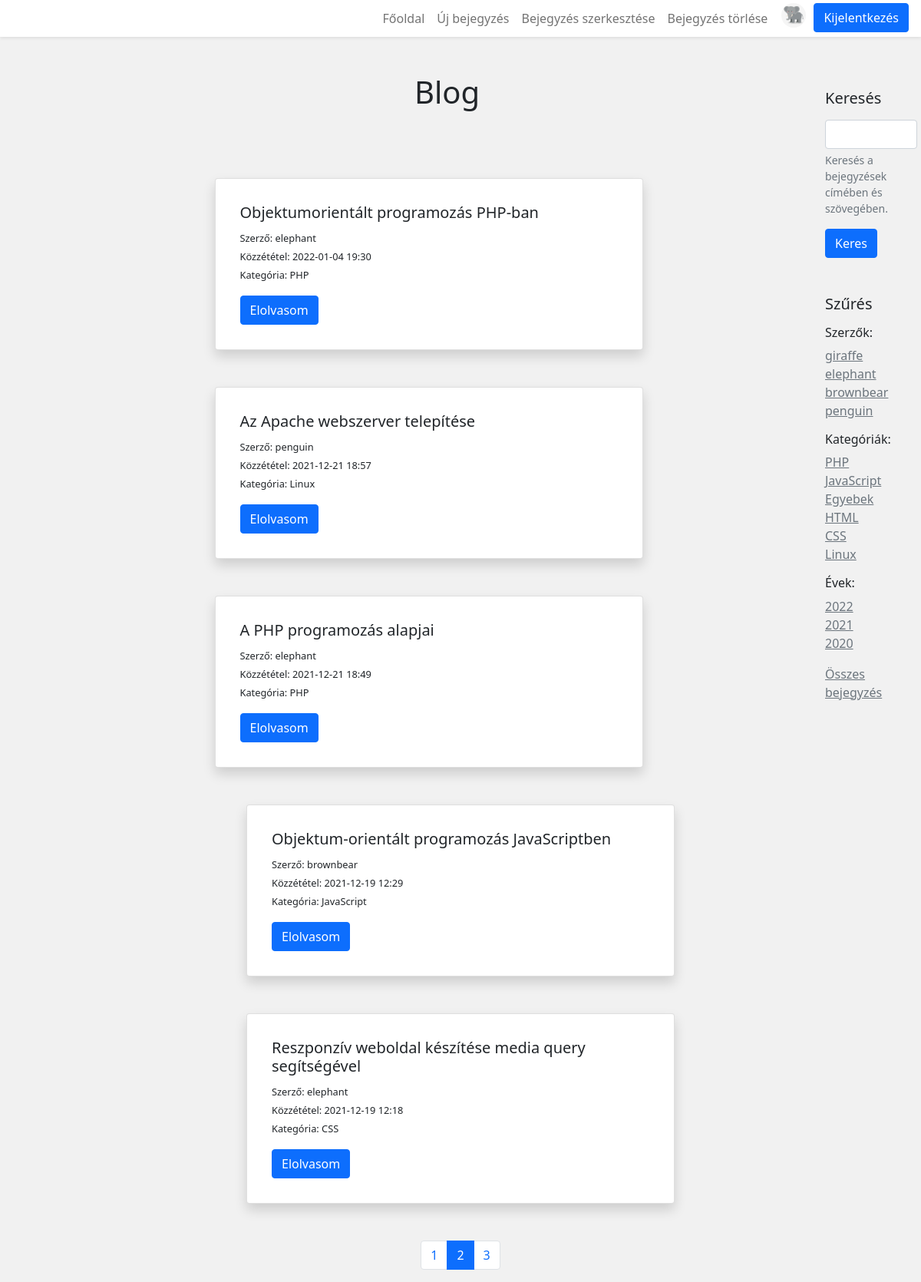
Page /index.php?page=2 (signed in) on the earlier database version.
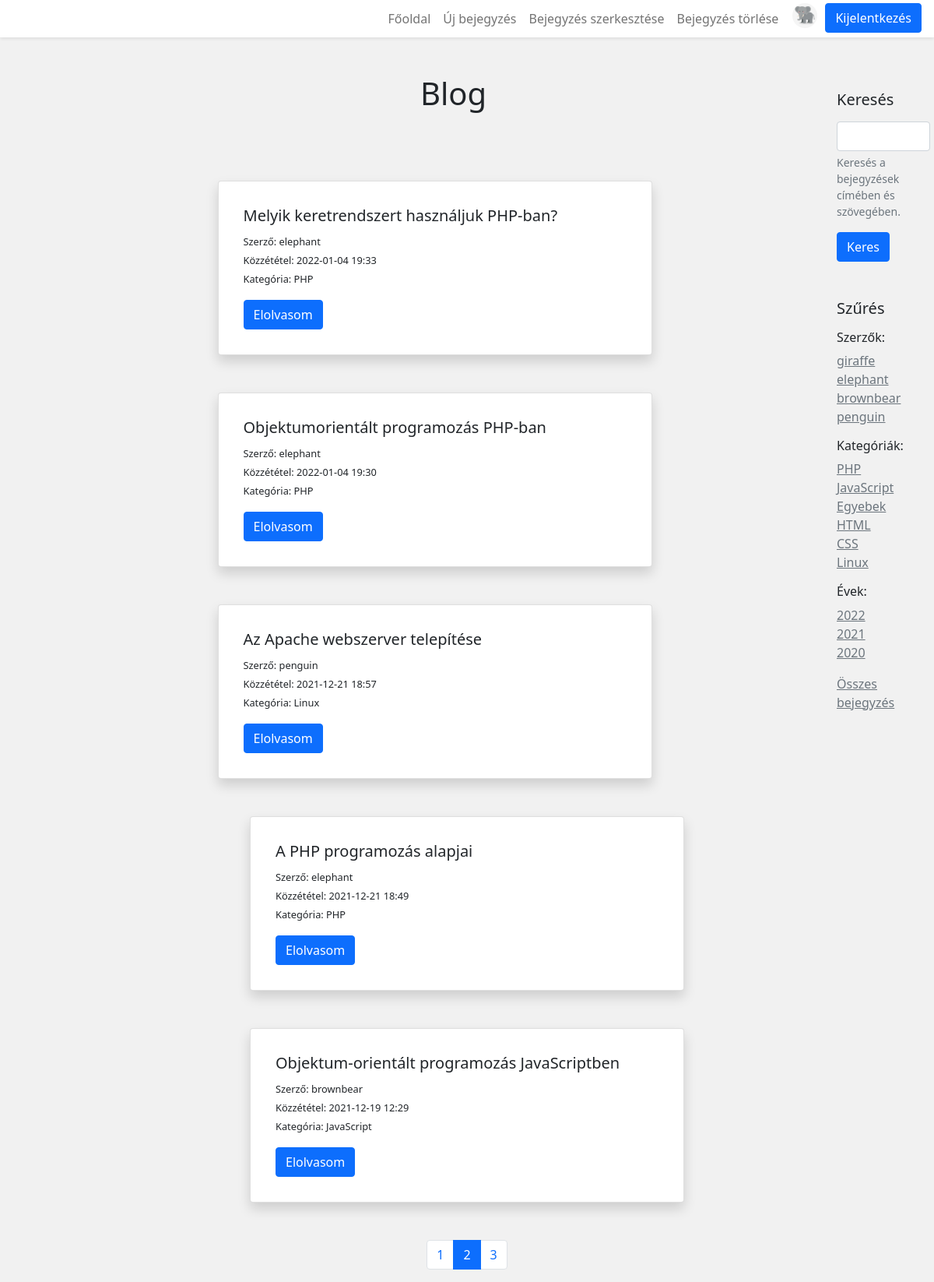
Same page on the later database version.
### tables this page shows
CREATE TABLE `authors` (
  `id` int(11) NOT NULL,
  `author_name` varchar(55) NOT NULL,
  `author_password` varchar(255) NOT NULL,
  `author_image` varchar(70) NOT NULL
);

CREATE TABLE `category` (
  `id` int(11) NOT NULL,
  `category_name` varchar(50) NOT NULL
);

CREATE TABLE `posts` (
  `id` int(11) NOT NULL,
  `post_title` varchar(255) NOT NULL,
  `post_date` varchar(40) NOT NULL,
  `post_text` longtext NOT NULL,
  `author_id` int(11) NOT NULL,
  `category_id` int(11) NOT NULL
);

### models/usermodel.php (called while the page is built, shortened)
<?php
require_once './app/connection.php';
function getAllUsers() {
    $conn = connection();
    $sql = "SELECT * FROM authors;";
    $result = dbSelect($conn, $sql);
    $detail = getData($result);
    return $detail;
}

### app/connection.php (called while the page is built, shortened)
<?php
function dbSelect($link, $query) {
    return mysqli_query($link, $query);
}
function getData($result) {
    $detail = [];
    while($row = mysqli_fetch_assoc($result)) {
        $detail[] = $row;
    }
    return $detail;
}

### models/postmodel.php (called while the page is built, shortened)
<?php
require_once './app/connection.php';
function numberOfPosts() {
    $conn = connection();
    $sql = "SELECT * FROM posts";
    $result = dbSelect($conn, $sql);
    return mysqli_num_rows($result);
}
function getPostsPerPage($pagePosts, $postsPerPage) {
    $conn = connection();
    $sql = "SELECT posts.id, posts.post_title, posts.post_date,
            posts.post_text, posts.author_id, authors.author_name, category.category_name
            FROM posts
            JOIN authors ON posts.author_id = authors.id
            JOIN category ON posts.category_id = category.id
            ORDER BY posts.post_date DESC
            LIMIT $pagePosts, $postsPerPage;";
    $result = dbSelect($conn, $sql);
    $detail = getData($result);
    return $detail;
}
function getCategory() {
    $conn = connection();
    $sql = "SELECT * FROM category";
    $result = dbSelect($conn, $sql);
    $detail = getData($result);
    return $detail;
}
function getPostDate() {
    $conn = connection();
    $sql = "SELECT post_date FROM posts
            ORDER BY post_date DESC;";
    $result = dbSelect($conn, $sql);
    $detail = getData($result);
    return $detail;
}

### index.php (the view, shortened to what the changed rows need)
<?php
include 'includes/header.php';
include 'includes/sidebar.php';
require_once './models/postmodel.php';
$postsPerPage = 5;
?>
<div class="container pt-5">
    <h1 class="text-center p-5">Blog</h1>
    <?php
    if(isset($_SESSION['filter']) && $_SESSION['filter'] !== 'nofilter') {
        $filter = $_SESSION['filter'];
        $pagePosts = ($_SESSION['page'] - 1) * $postsPerPage;
        $numberOfPosts = numberOfFilteredPosts($filter);
        $numberOfPages = ceil($numberOfPosts / $postsPerPage);
        if(!$posts = getFilteredPosts($filter, $pagePosts, $postsPerPage)) {
            print('<p class="text-center">Nincs találat.</p>');
        }
        $message = 'Találatok megjelenítve a következő szűrés alapján: ' . $filter;
    } else {
        $pagePosts = ($_SESSION['page'] - 1) * $postsPerPage;
        $numberOfPosts = numberOfPosts();
        $numberOfPages = ceil($numberOfPosts / $postsPerPage);
        $posts = getPostsPerPage($pagePosts, $postsPerPage);
    }
    ?>
    <?php
    foreach ($posts as $post) {
    ?>
    <div class="card col col-lg-6 m-auto shadow p-3 mb-5 bg-white rounded">
        <div class="card-body">
            <h5 class="card-title"><?php print($post['post_title']);?></h5>
            <span class="card-text info">Szerző: <?php print($post['author_name']);?></span><br>
            <span class="card-text info">Közzététel: <?php print($post['post_date']);?></span><br>
            <span class="card-text info">Kategória: <?php print($post['category_name']);?></span><br>
            <a href="index.php?linkid=<?php print($post['id']);?>" class="btn btn-primary mt-3">Elolvasom</a>
        </div>
    </div>
    <?php
    }
    ?>
    <?php
    if($numberOfPages > 1) {
    ?>
    <div class="container">
        <nav aria-label="navigation">
            <ul class="pagination justify-content-center">
                <?php
                for($i = 1; $i <= $numberOfPages; $i++) {
                    if($i == $_SESSION['page']) {
                        print('<li class="page-item active">
                        <a class="page-link" href = "index.php?page=' . $i . '">' . $i . ' </a>
                        </li>');
                    } else {
                        print('<li class="page-item">
                        <a class="page-link" href = "index.php?page=' . $i . '">' . $i . ' </a>
                        </li>');
                    }
                }
                ?>
            </ul>
        </nav>
    </div>
    <?php
}
?>
</div>
<?php
include 'includes/footer.php';
?>

### includes/sidebar.php (shortened to what the changed rows need)
<?php
require_once './models/postmodel.php';
require_once 'models/usermodel.php';
$authors = getAllUsers();
$categories = getCategory();
$dates = getPostDate();
function getYears($dates) {
    $yearsArray = [];
    for($i = 0; $i < count($dates); $i++) {
        array_push($yearsArray, substr($dates[$i]['post_date'], 0, 4));
    }
    return array_unique($yearsArray);
}
$years = getYears($dates);
?>
<div class="sidebar">
    <div class="mb-3">
        <h5 class="mb-3 mt-3">Keresés</h5>
        <form method="POST">
            <div class="mb-3">
            </div>
            <button type="submit" class="btn btn-primary">Keres</button>
        </form>
        <h5 class="mb-3 mt-5">Szűrés</h5>
        <h6 class="mt-3">Szerzők:</h6>
        <?php
        for($i = 0; $i < count($authors); $i++) {
            ?>
            <a href="index.php?filter=<?php print($authors[$i]['author_name']);?>" class="text-secondary"><?php print($authors[$i]['author_name']);?></a><br>
            <?php
        }
        ?>
        <h6 class="mt-3">Kategóriák:</h6>
        <?php
        for($i = 0; $i < count($categories); $i++) {
            ?>
            <a href="index.php?filter=<?php print($categories[$i]['category_name']);?>" class="text-secondary"><?php print($categories[$i]['category_name']);?></a><br>
            <?php
        }
        ?>
        <h6 class="mt-3">Évek:</h6>
        <?php
        foreach($years as $value) {
            ?>
            <a href="index.php?filter=<?php print($value);?>" class="text-secondary"><?php print($value);?></a><br>
            <?php
        }
        ?>
    </div>
</div>

Differences in the rows shown:
no longer on this page (row edited): posts: post_title "Reszponzív weboldal készítése media query segítségével", author.author_name "elephant", post_date "2021-12-19 12:18", category.category_name "CSS"
now on this page (row unchanged): posts: post_title "Melyik keretrendszert használjuk PHP-ban?", author.author_name "elephant", post_date "2022-01-04 19:33", category.category_name "PHP"
